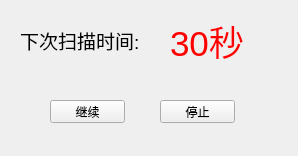
<?xml version="1.0" encoding="UTF-8"?>
<ui version="4.0">
 <class>ScannerContinueForm</class>
 <widget class="QWidget" name="ScannerContinueForm">
  <property name="geometry">
   <rect>
    <x>0</x>
    <y>0</y>
    <width>298</width>
    <height>156</height>
   </rect>
  </property>
  <property name="windowTitle">
   <string>扫描工作等待中...</string>
  </property>
  <widget class="QPushButton" name="pushButton_ok">
   <property name="geometry">
    <rect>
     <x>50</x>
     <y>100</y>
     <width>75</width>
     <height>23</height>
    </rect>
   </property>
   <property name="text">
    <string>继续</string>
   </property>
  </widget>
  <widget class="QPushButton" name="pushButton_cancel">
   <property name="geometry">
    <rect>
     <x>160</x>
     <y>100</y>
     <width>75</width>
     <height>23</height>
    </rect>
   </property>
   <property name="text">
    <string>停止</string>
   </property>
  </widget>
  <widget class="QLabel" name="label">
   <property name="geometry">
    <rect>
     <x>20</x>
     <y>20</y>
     <width>141</width>
     <height>41</height>
    </rect>
   </property>
   <property name="font">
    <font>
     <family>Arial</family>
     <pointsize>14</pointsize>
    </font>
   </property>
   <property name="text">
    <string>下次扫描时间:</string>
   </property>
  </widget>
  <widget class="QLabel" name="label_time">
   <property name="geometry">
    <rect>
     <x>170</x>
     <y>15</y>
     <width>101</width>
     <height>51</height>
    </rect>
   </property>
   <property name="palette">
    <palette>
     <active>
      <colorrole role="WindowText">
       <brush brushstyle="SolidPattern">
        <color alpha="255">
         <red>255</red>
         <green>0</green>
         <blue>0</blue>
        </color>
       </brush>
      </colorrole>
     </active>
     <inactive>
      <colorrole role="WindowText">
       <brush brushstyle="SolidPattern">
        <color alpha="255">
         <red>255</red>
         <green>0</green>
         <blue>0</blue>
        </color>
       </brush>
      </colorrole>
     </inactive>
     <disabled>
      <colorrole role="WindowText">
       <brush brushstyle="SolidPattern">
        <color alpha="255">
         <red>120</red>
         <green>120</green>
         <blue>120</blue>
        </color>
       </brush>
      </colorrole>
     </disabled>
    </palette>
   </property>
   <property name="font">
    <font>
     <family>Arial</family>
     <pointsize>26</pointsize>
    </font>
   </property>
   <property name="text">
    <string>30秒</string>
   </property>
  </widget>
 </widget>
 <resources/>
 <connections/>
</ui>
